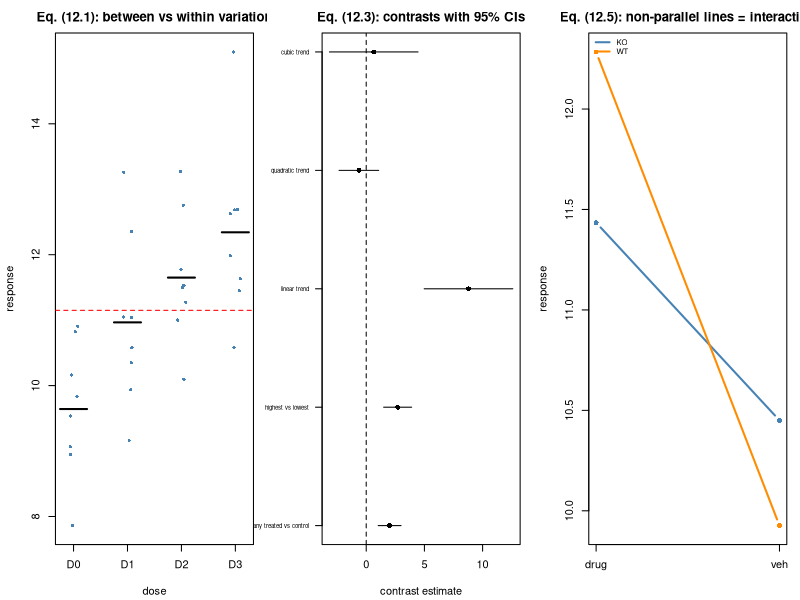

Recreate this plot in R.
#' ---
#' title: "Module 12 - ANOVA, factorial designs, and contrasts"
#' output: html_document
#' ---
#'
#' **Curriculum link:** `stats.md` -> Topic 12, equations (12.1)-(12.7)
#'
#' ## What you will learn
#'
#' 1. The SS decomposition (12.1) and F = t^2 for two groups (12.2).
#' 2. **Contrasts (12.3) are where the science lives** -- with `emmeans`.
#' 3. Coding schemes change parameter MEANING, not fit.
#' 4. Interaction as a difference of differences (12.4)-(12.5).
#' 5. Type I/II/III sums of squares, and why the argument is a distraction.
#' 6. Effect sizes (12.6) and post-hoc multiplicity (12.7).

#+ setup, message = FALSE
suppressPackageStartupMessages(library(emmeans))
MODULE_NAME <- "12_anova_and_contrasts"
OUT <- file.path(Sys.getenv("STATS_OUT", unset = "results"), MODULE_NAME)
dir.create(OUT, recursive = TRUE, showWarnings = FALSE)
header <- function(txt) cat("\n", strrep("=", 72), "\n", txt, "\n",
                            strrep("=", 72), "\n", sep = "")

#' ## 1. The decomposition and the omnibus F, eq. (12.1)-(12.2)

#+ decomposition
header("1. SS decomposition and F (12.1)-(12.2)")
set.seed(1201)
true_means <- c(10, 10.6, 11.6, 13.0)     # a dose-response, roughly linear
n_per <- 8
d <- data.frame(y = unlist(lapply(true_means, function(m) rnorm(n_per, m, 1.2))),
                dose = factor(rep(paste0("D", 0:3), each = n_per)),
                dose_num = rep(0:3, each = n_per))
grand <- mean(d$y); gm <- tapply(d$y, d$dose, mean); cnt <- table(d$dose)
ss_total <- sum((d$y - grand)^2)
ss_between <- sum(cnt * (gm - grand)^2)
ss_within <- sum((d$y - gm[d$dose])^2)
k <- nlevels(d$dose); N <- nrow(d)
Fstat <- (ss_between/(k-1)) / (ss_within/(N-k))
cat(sprintf("  SS_total   = %9.4f\n  SS_between = %9.4f\n  SS_within  = %9.4f\n",
            ss_total, ss_between, ss_within))
cat(sprintf("  sum        = %9.4f   <- eq. (12.1) holds exactly\n",
            ss_between + ss_within))
cat(sprintf("\n  F(%d, %d) = %.4f, p = %.3e\n", k-1, N-k, Fstat,
            pf(Fstat, k-1, N-k, lower.tail = FALSE)))
cat(sprintf("  anova(lm): F = %.4f\n", anova(lm(y ~ dose, d))[["F value"]][1]))
two <- subset(d, dose %in% c("D0", "D3"))
tt <- t.test(y ~ dose, data = two, var.equal = TRUE)
cat(sprintf("\n  k=2 check: t^2 = %.6f   F = %.6f   <- eq. (B.6)\n",
            tt$statistic^2, anova(lm(y ~ dose, two))[["F value"]][1]))

#' ## 2. Contrasts: where the science lives, eq. (12.3)

#+ contrasts
header("2. Building and testing contrasts (12.3)")
test_contrast <- function(d, weights, label = "") {
  levs <- levels(d$dose)
  means <- tapply(d$y, d$dose, mean)[levs]
  ns <- table(d$dose)[levs]
  ms_w <- sum((d$y - means[d$dose])^2) / (nrow(d) - length(levs))
  cc <- as.numeric(weights)
  stopifnot(abs(sum(cc)) < 1e-10)                 # weights MUST sum to zero
  est <- sum(cc * means)
  se <- sqrt(ms_w * sum(cc^2 / ns))               # eq. (12.3)
  df <- nrow(d) - length(levs)
  t <- est / se
  list(label = label, estimate = est, se = se, t = t, df = df,
       p = 2*pt(abs(t), df, lower.tail = FALSE),
       ci = est + c(-1, 1) * qt(0.975, df) * se)
}
contrasts_list <- list(
  "any treated vs control" = c(-1, 1/3, 1/3, 1/3),
  "highest vs lowest"      = c(-1, 0, 0, 1),
  "linear trend"           = c(-3, -1, 1, 3),
  "quadratic trend"        = c(1, -1, -1, 1),
  "cubic trend"            = c(-1, 3, -3, 1))
cat(sprintf("  %-26s%10s%8s%8s%11s%22s\n", "contrast", "estimate", "SE", "t", "p", "95% CI"))
results <- lapply(names(contrasts_list), function(nm) {
  r <- test_contrast(d, contrasts_list[[nm]], nm)
  cat(sprintf("  %-26s%10.4f%8.4f%8.3f%11.3e   [%+.3f, %+.3f]\n",
              nm, r$estimate, r$se, r$t, r$p, r$ci[1], r$ci[2]))
  r })
cat("\n  The LINEAR TREND contrast is by far the most significant - it is the\n")
cat("  question the design was built to answer.\n")

cat("\n  The same thing with emmeans (what you would use in practice):\n")
em <- emmeans(lm(y ~ dose, d), ~ dose)
print(contrast(em, list(linear = c(-3, -1, 1, 3),
                        `treated vs control` = c(-1, 1/3, 1/3, 1/3))))

cat("\n  Orthogonality of the trend contrasts (balanced design):\n")
trend <- contrasts_list[grepl("trend", names(contrasts_list))]
for (i in 1:(length(trend)-1)) for (j in (i+1):length(trend))
  cat(sprintf("    <%-16s, %-16s> = %+.1f\n", names(trend)[i], names(trend)[j],
              sum(trend[[i]] * trend[[j]])))
cat("  All zero -> they partition SS_between into independent pieces.\n")

#' ## 3. Coding schemes change meaning, not fit

#+ coding
header("3. Treatment vs sum-to-zero coding")
fit_treat <- lm(y ~ dose, data = d)                             # R default
d2 <- d; contrasts(d2$dose) <- contr.sum(4)
fit_sum <- lm(y ~ dose, data = d2)
cat(sprintf("  Treatment coding: intercept = %.4f  (= mean of reference D0 = %.4f)\n",
            coef(fit_treat)[1], gm["D0"]))
cat(sprintf("  Sum-to-zero     : intercept = %.4f  (= unweighted grand mean = %.4f)\n",
            coef(fit_sum)[1], mean(gm)))
cat(sprintf("\n  RSS identical?  %s  (%.6f vs %.6f)\n",
            isTRUE(all.equal(sum(residuals(fit_treat)^2), sum(residuals(fit_sum)^2))),
            sum(residuals(fit_treat)^2), sum(residuals(fit_sum)^2)))
cat(sprintf("  Fitted values identical? %s\n",
            isTRUE(all.equal(fitted(fit_treat), fitted(fit_sum)))))
cat("\n  Same model, different parameterisation. Reporting 'the effect of\n")
cat("  treatment' without stating the coding is ambiguous.\n")

#' ## 4. Factorial designs and interaction, eq. (12.4)-(12.5)

#+ factorial
header("4. Interaction is a difference of differences (12.4)-(12.5)")
set.seed(1202)
cells <- list(c("WT","veh",10), c("WT","drug",12), c("KO","veh",10.5), c("KO","drug",10.7))
fac <- do.call(rbind, lapply(cells, function(z)
  data.frame(y = rnorm(10, as.numeric(z[3])), genotype = z[1], treatment = z[2])))
fac$genotype <- factor(fac$genotype); fac$treatment <- factor(fac$treatment)
cm <- tapply(fac$y, list(fac$genotype, fac$treatment), mean)
print(round(cm, 3))
simple_wt <- cm["WT","drug"] - cm["WT","veh"]
simple_ko <- cm["KO","drug"] - cm["KO","veh"]
cat(sprintf("\n  simple effect of drug in WT = %+.4f\n", simple_wt))
cat(sprintf("  simple effect of drug in KO = %+.4f\n", simple_ko))
cat(sprintf("  interaction (difference of differences) = %+.4f\n", simple_wt - simple_ko))
m_add <- lm(y ~ genotype + treatment, fac); m_int <- lm(y ~ genotype * treatment, fac)
av <- anova(m_add, m_int)
cat(sprintf("\n  interaction test: F = %.3f, p = %.4f\n", av[["F"]][2], av[["Pr(>F)"]][2]))
main_drug <- mean(cm[, "drug"]) - mean(cm[, "veh"])
cat(sprintf("\n  'main effect' of drug (averaged over genotype) = %+.4f\n", main_drug))
cat("  But the drug does nothing in KO. The main effect describes a\n")
cat("  hypothetical average genotype nobody studied. When an interaction is\n")
cat("  present, REPORT SIMPLE EFFECTS (eq. 12.5):\n")
print(contrast(emmeans(m_int, ~ treatment | genotype), "pairwise"))

#' ## 5. Type I / II / III sums of squares

#+ ss-types
header("5. Type I/II/III SS: only matters when unbalanced")
cat("  BALANCED design - Type I SS with both term orders:\n")
for (form in c("y ~ genotype + treatment", "y ~ treatment + genotype")) {
  a1 <- anova(lm(as.formula(form), fac))
  cat(sprintf("    %-34s %s\n", form,
              paste(sprintf("%s=%.3f", rownames(a1)[1:2], a1[["Sum Sq"]][1:2]),
                    collapse = "  ")))
}
set.seed(1203)
drop_idx <- sample(which(fac$genotype == "KO" & fac$treatment == "drug"), 6)
unbal <- fac[-drop_idx, ]
cat(sprintf("\n  UNBALANCED design (cell sizes %s):\n",
            paste(table(unbal$genotype, unbal$treatment), collapse = " ")))
for (form in c("y ~ genotype + treatment", "y ~ treatment + genotype")) {
  a1 <- anova(lm(as.formula(form), unbal))
  cat(sprintf("    Type I, %-34s %s\n", form,
              paste(sprintf("%s=%.3f", rownames(a1)[1:2], a1[["Sum Sq"]][1:2]),
                    collapse = "  ")))
}
## Type II by hand: each main effect adjusted for the OTHER main effect only.
ss2_geno <- anova(lm(y ~ treatment, unbal), lm(y ~ treatment + genotype, unbal))[["Sum of Sq"]][2]
ss2_trt  <- anova(lm(y ~ genotype, unbal), lm(y ~ genotype + treatment, unbal))[["Sum of Sq"]][2]
cat(sprintf("    Type II (order-independent)            genotype=%.3f  treatment=%.3f\n",
            ss2_geno, ss2_trt))
cat("\n  Type I depends on term ORDER; Type II does not. Type III requires\n")
cat("  SUM-TO-ZERO contrasts to be meaningful - with R's DEFAULT treatment\n")
cat("  coding it tests hypotheses nobody wants. The honest framing: write\n")
cat("  down the two models you want to compare and use anova().\n")

#' ## 6. Effect sizes and post-hoc multiplicity, eq. (12.6)-(12.7)

#+ effect-multiplicity
header("6. eta^2 vs omega^2 (12.6); Tukey HSD (12.7)")
ms_within <- ss_within / (N - k)
eta2 <- ss_between / ss_total
omega2 <- (ss_between - (k-1)*ms_within) / (ss_total + ms_within)   # eq. (12.6)
cat(sprintf("  eta^2   = %.4f   (biased upward)\n", eta2))
cat(sprintf("  omega^2 = %.4f   (eq. 12.6, less biased)\n", omega2))
cat("\n  All-pairs comparisons via TukeyHSD (12.7):\n")
print(round(TukeyHSD(aov(y ~ dose, d))$dose, 4))
cat(sprintf("\n  Tukey controls FWER across all %d pairs. But the single\n", choose(k, 2)))
cat(sprintf("  pre-specified LINEAR TREND contrast had p = %.2e, far stronger\n",
            results[[3]]$p))
cat("  than any adjusted pairwise test. Pre-specify!\n")

#' ## 7. Figure

#+ figure
png(file.path(OUT, "anova.png"), width = 1300, height = 420, res = 110)
par(mfrow = c(1, 3), mar = c(4.2, 4.2, 2.5, 1))
stripchart(y ~ dose, d, vertical = TRUE, method = "jitter", pch = 16,
           col = "steelblue", xlab = "dose", ylab = "response",
           main = "Eq. (12.1): between vs within variation")
for (i in seq_along(gm)) segments(i - 0.25, gm[i], i + 0.25, gm[i], lwd = 2)
abline(h = grand, col = "red", lty = 2)

est <- sapply(results, `[[`, "estimate")
lo <- sapply(results, function(r) r$ci[1]); hi <- sapply(results, function(r) r$ci[2])
plot(est, seq_along(est), pch = 16, xlim = range(c(lo, hi)), yaxt = "n",
     xlab = "contrast estimate", ylab = "",
     main = "Eq. (12.3): contrasts with 95% CIs")
segments(lo, seq_along(est), hi, seq_along(est))
axis(2, seq_along(est), sapply(results, `[[`, "label"), las = 1, cex.axis = 0.55)
abline(v = 0, lty = 2)

matplot(t(cm), type = "b", pch = 16, lty = 1, lwd = 2, xaxt = "n",
        col = c("steelblue", "darkorange"), xlab = "", ylab = "response",
        main = "Eq. (12.5): non-parallel lines = interaction")
axis(1, 1:2, colnames(cm))
legend("topleft", rownames(cm), col = c("steelblue", "darkorange"), lwd = 2,
       bty = "n", cex = 0.7)
invisible(dev.off())
cat("\nFigure written to", file.path(OUT, "anova.png"), "\n")

#' ## Decision rules (from `stats.md` Topic 12)
#'
#' 1. Pre-specify contrasts; omnibus F then all-pairs is rarely best.
#' 2. Check the interaction before interpreting main effects.
#' 3. For ordered doses a trend contrast has far more power than all-pairs.
#' 4. Balance the design when you can.
#'
#' **Next:** `13_generalized_linear_models.R`
